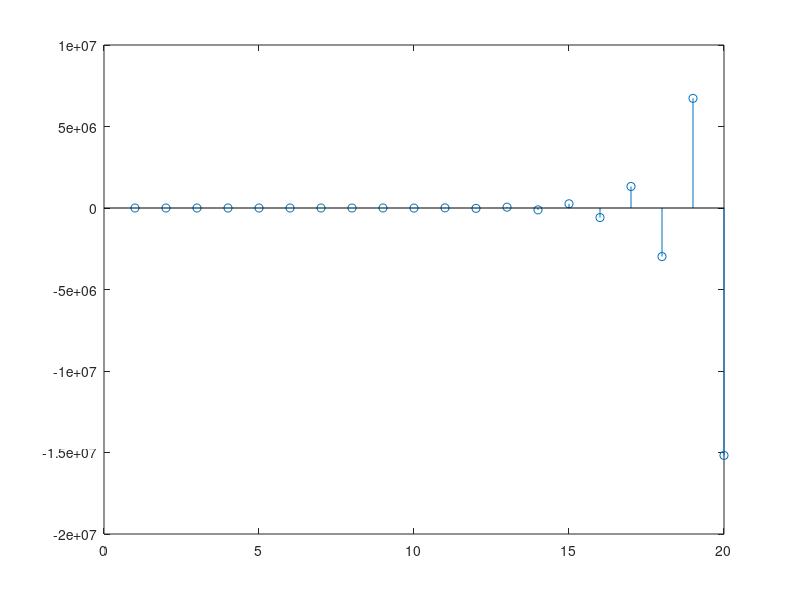

Here is the MATLAB script that generated this plot:
num=[1,-0.2,0.5];
den=[1,3.2,1.5,-0.8,1.4];
x=[1 zeros(1,20-1)];
y=filter(num, den, x);
disp('Coefficients of the power series expansion');
disp(y)
stem(y)
